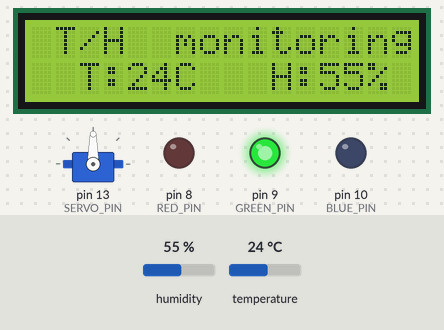
A program run on a simulated Arduino Uno, built with avr-gcc and run on an emulated ATmega328P. Shown: 16×2 character LCD, servo, output pins drawn as LEDs (lit = HIGH). The test bench sets the inputs (shaded band); at power-on: humidity 55 %, temperature 24 °C. What the program prints to the serial monitor is not drawn.

Above: at 1.2 s.
1.3 s: humidity set to 59 %
At 2.8 s:
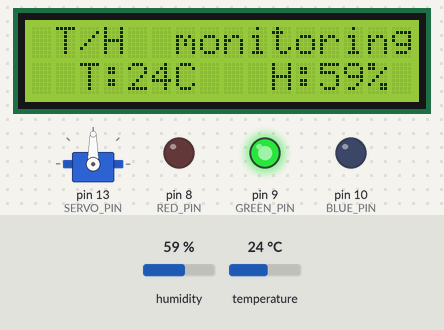
4.1 s: humidity set to 62 %
At 4.7 s:
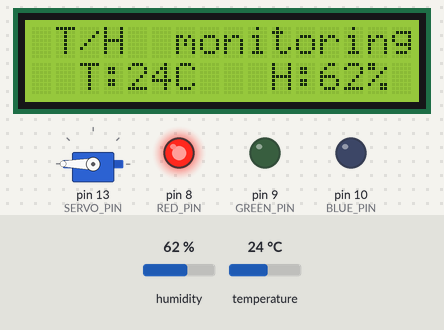
6.9 s: humidity set to 22 %
At 9.6 s:
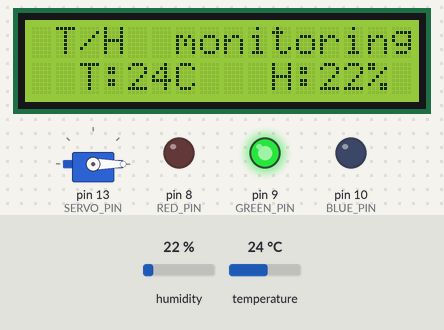
9.9 s: temperature set to 12 °C
At 11.7 s:
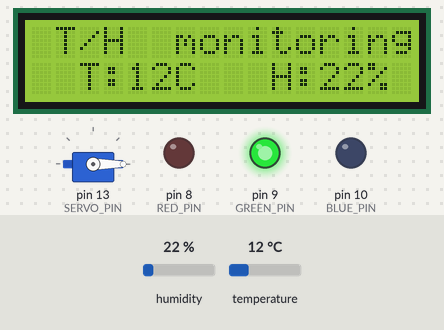
12.7 s: temperature set to 19 °C
At 15.5 s:
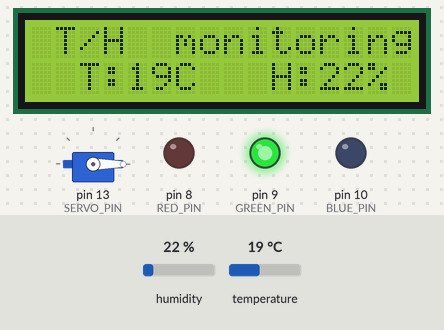
Timing chart, 0 to 17.0 s (numbered marks = the images above; inputs shaded):
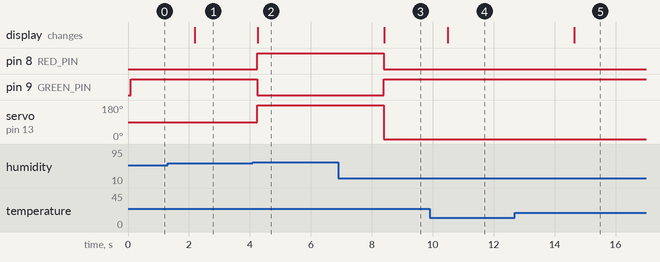

The program:

main.cpp
```cpp
#include <Arduino.h>
#include <Adafruit_Sensor.h>
#include <DHT.h>
#include <DHT_U.h>
#include <LiquidCrystal_I2C.h>
#include <Wire.h>
#include <Servo.h>

#define DHTPIN            A3
#define DHTTYPE           DHT11
#define I2C_LCD_ADDRESS   0x27
#define LCD_COL_COUNT     16
#define LCD_ROW_COUNT     2
#define SERIAL_BOUND_RATE 9600
#define RED_PIN           8
#define GREEN_PIN         9
#define BLUE_PIN          10
#define SERVO_PIN         13
#define MAX_HUMIDITY      60
#define MAX_TEMPERATURE   50

struct MonitoringDevice {
    MonitoringDevice();
    bool getData(const DHT &);

    float humidity;
    float temperature;
};

MonitoringDevice::MonitoringDevice() :
                      humidity(0), temperature(0)
{
}

bool MonitoringDevice::getData(const DHT &d)
{
    humidity = d.readHumidity();
    temperature = d.readTemperature();

    if (humidity > MAX_HUMIDITY)
      return false;
    else if (temperature > MAX_TEMPERATURE)
      return false;

    return true;
}

LiquidCrystal_I2C lcd(I2C_LCD_ADDRESS,
                    LCD_COL_COUNT, LCD_ROW_COUNT);
DHT dht(DHTPIN, DHTTYPE);
MonitoringDevice md;
Servo myServo;
int myServoPosition = 0;
bool servoEnable = false;

void setup() {
    Serial.begin(SERIAL_BOUND_RATE);
    Serial.println("Temperature and Humidity Sensor Test");
    dht.begin();
    lcd.init();
    lcd.backlight();
    pinMode(RED_PIN, OUTPUT);
    pinMode(GREEN_PIN, OUTPUT);
    pinMode(BLUE_PIN, OUTPUT);
    myServo.attach(SERVO_PIN);
}

void turnOnServo()
{
    if (servoEnable)
      return;
    myServo.write(180);
    servoEnable = true;
}

void turnOffServo()
{
    if (servoEnable)
      myServo.write(0);
    servoEnable = false;
}


void loop() {
    if (md.getData(dht)) {
        digitalWrite(RED_PIN, LOW);
        digitalWrite(GREEN_PIN, HIGH);
        turnOffServo();
    } else {
        digitalWrite(GREEN_PIN, LOW);
        digitalWrite(RED_PIN, HIGH);
        turnOnServo();
    }


    Serial.print("Humidity: ");
    Serial.print((int)md.humidity);
    Serial.print(" %, Temp: ");
    Serial.print((int)md.temperature);
    Serial.println(" ° Celsius");

    lcd.setCursor(1, 0);
    lcd.print("T/H  monitoring");
    lcd.setCursor(2, 1);
    lcd.print("T:");
    lcd.print((int)md.temperature);
    lcd.print("C");
    lcd.setCursor(10, 1);
    lcd.print("H:");
    lcd.print((int)md.humidity);
    lcd.print("%");
    delay(1000);
}
```

Measured:
- the behaviour switches between 60 and 61 % on humidity (found by bisection; images 1 and 2)
- after the input at 1.3 s, the display: changes after 0.89 s (image 1)
- after the input at 4.1 s, pin 8 (RED_PIN): LOW → HIGH after 0.14 s; pin 9 (GREEN_PIN): HIGH → LOW after 0.14 s; servo on pin 13 (SERVO_PIN): 90° → 180° after 0.14 s; the display: changes after 0.17 s (image 2)
- after the input at 6.9 s, pin 8 (RED_PIN): HIGH → LOW after 1.5 s; pin 9 (GREEN_PIN): LOW → HIGH after 1.5 s; servo on pin 13 (SERVO_PIN): 180° → 0° after 1.5 s; the display: changes after 1.5 s (image 3)
- after the input at 9.9 s, the display: changes after 0.59 s (image 4)
- after the input at 12.7 s, the display: changes after 1.9 s (image 5)
